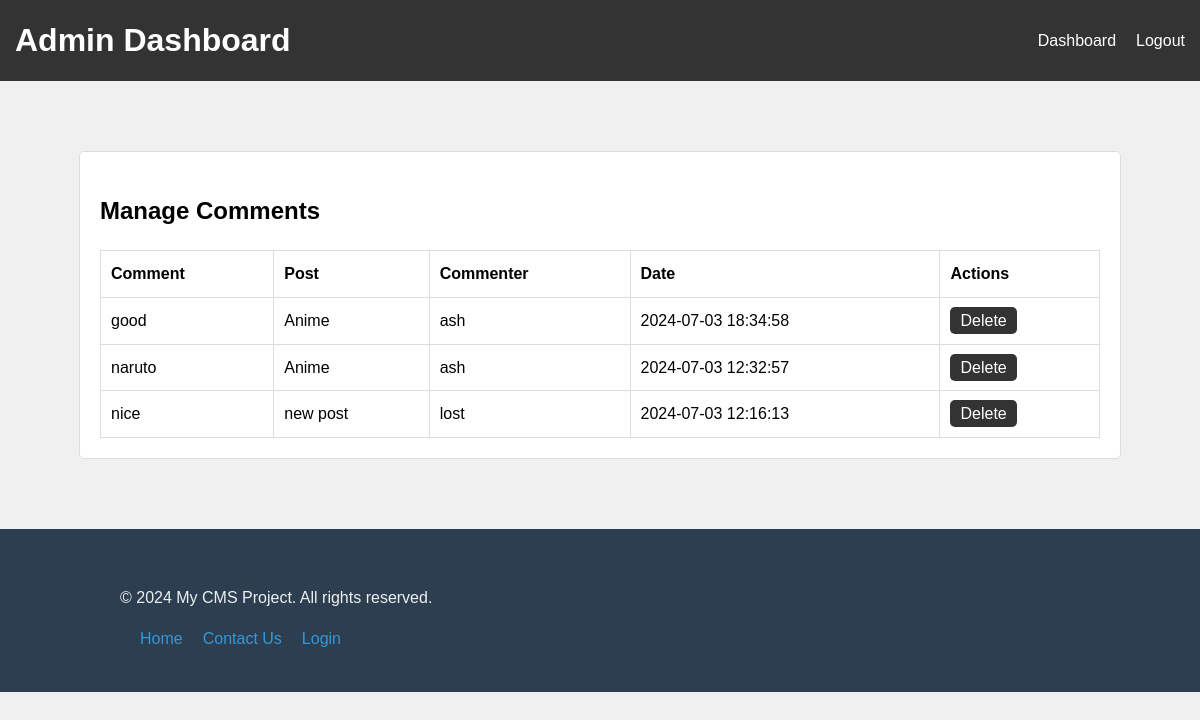
Page /admin/manage_comments.php (signed in) on the committed database.
### tables this page shows
CREATE TABLE `comments` (
  `comment_id` int(11) NOT NULL,
  `post_id` int(11) NOT NULL,
  `user_id` int(11) NOT NULL,
  `content` text NOT NULL,
  `created_at` timestamp NOT NULL DEFAULT current_timestamp()
);

CREATE TABLE `posts` (
  `post_id` int(11) NOT NULL,
  `user_id` int(11) NOT NULL,
  `title` varchar(255) NOT NULL,
  `content` text DEFAULT NULL,
  `image` varchar(255) DEFAULT NULL,
  `created_at` timestamp NOT NULL DEFAULT current_timestamp()
);

CREATE TABLE `users` (
  `id` int(11) NOT NULL,
  `username` varchar(50) NOT NULL,
  `password` varchar(255) NOT NULL,
  `is_admin` tinyint(1) DEFAULT 0
);

### admin/manage_comments.php (the view, shortened to what this page needs)
<?php
include '../includes/db.php';
include '../includes/admin_header.php';
$query = "SELECT comments.*, users.username AS commenter, posts.title AS post_title
          FROM comments
          INNER JOIN users ON comments.user_id = users.id
          INNER JOIN posts ON comments.post_id = posts.post_id
          ORDER BY comments.created_at DESC";
$result = $conn->query($query);
?>
<main>
    <div class="admin-manage-comments">
        <h2>Manage Comments</h2>
        <table>
            <thead>
                <tr>
                    <th>Comment</th>
                    <th>Post</th>
                    <th>Commenter</th>
                    <th>Date</th>
                    <th>Actions</th>
                </tr>
            </thead>
            <tbody>
                <?php if ($result && $result->num_rows > 0): ?>
                    <?php while ($comment = $result->fetch_assoc()): ?>
                        <tr>
                            <td><?php echo htmlspecialchars($comment['content']); ?></td>
                            <td><?php echo htmlspecialchars($comment['post_title']); ?></td>
                            <td><?php echo htmlspecialchars($comment['commenter']); ?></td>
                            <td><?php echo htmlspecialchars($comment['created_at']); ?></td>
                            <td>
                                <a href="delete_comment.php?id=<?php echo $comment['comment_id']; ?>" class="delete-comment" onclick="return confirm('Are you sure you want to delete this comment?');">Delete</a>
                            </td>
                        </tr>
                    <?php endwhile; ?>
                <?php else: ?>
                    <tr>
                        <td colspan="5">No comments found.</td>
                    </tr>
                <?php endif; ?>
            </tbody>
        </table>
    </div>
</main>
<?php include '../includes/footer.php';  ?>
</body>
</html>

### css/styles.css (style rules this page uses)
body { font-family: Arial, sans-serif; margin: 0; padding: 0; background-color: #f4f4f4; }
main { padding: 20px; }
.admin-manage-posts, .admin-manage-comments { max-width: 1000px; margin: 50px auto; padding: 20px; background-color: #fff; border: 1px solid #ddd; border-radius: 5px; }
.admin-manage-posts table, .admin-manage-comments table { width: 100%; border-collapse: collapse; margin-top: 20px; }
.admin-manage-posts table th, .admin-manage-comments table th, .admin-manage-posts table td, .admin-manage-comments table td { padding: 10px; border: 1px solid #ddd; text-align: left; }
.admin-manage-posts table a, .admin-manage-comments table a { padding: 5px 10px; background-color: #333; color: #fff; text-decoration: none; border-radius: 5px; }
body { font-family: Arial, sans-serif; line-height: 1.6; background-color: #f0f0f0; margin: 0; padding: 0; }

### rows in the picture
comments: content "good", post.title "Anime", user.username "ash", created_at "2024-07-03 18:34:58"
comments: content "naruto", post.title "Anime", user.username "ash", created_at "2024-07-03 12:32:57"
comments: content "nice", post.title "new post", user.username "lost", created_at "2024-07-03 12:16:13"
